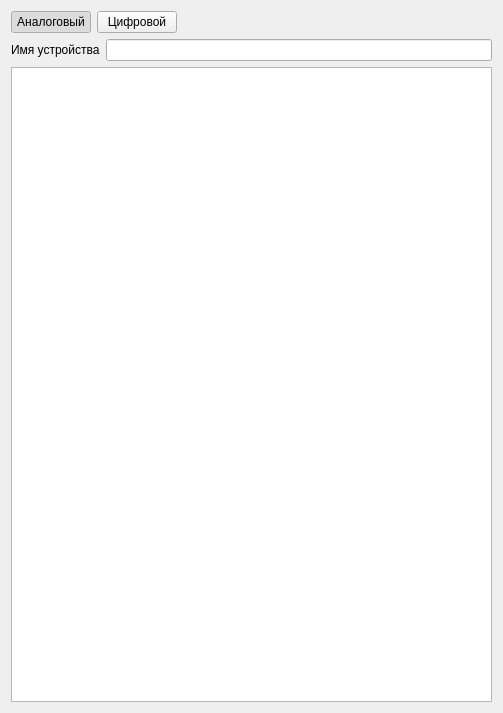
<?xml version="1.0" encoding="UTF-8"?>
<ui version="4.0">
 <class>DeviceParametersForm</class>
 <widget class="QWidget" name="DeviceParametersForm">
  <property name="geometry">
   <rect>
    <x>0</x>
    <y>0</y>
    <width>503</width>
    <height>713</height>
   </rect>
  </property>
  <property name="sizePolicy">
   <sizepolicy hsizetype="Preferred" vsizetype="Preferred">
    <horstretch>0</horstretch>
    <verstretch>0</verstretch>
   </sizepolicy>
  </property>
  <property name="windowTitle">
   <string>Form</string>
  </property>
  <layout class="QVBoxLayout" name="verticalLayout">
   <item>
    <layout class="QHBoxLayout" name="horizontalLayout">
     <item>
      <widget class="QPushButton" name="analogDevicePushButton">
       <property name="text">
        <string>Аналоговый</string>
       </property>
       <property name="checkable">
        <bool>true</bool>
       </property>
       <property name="checked">
        <bool>true</bool>
       </property>
      </widget>
     </item>
     <item>
      <widget class="QPushButton" name="digitalDevicePushButton">
       <property name="text">
        <string>Цифровой</string>
       </property>
       <property name="checkable">
        <bool>true</bool>
       </property>
      </widget>
     </item>
     <item>
      <spacer name="horizontalSpacer">
       <property name="orientation">
        <enum>Qt::Horizontal</enum>
       </property>
       <property name="sizeHint" stdset="0">
        <size>
         <width>40</width>
         <height>20</height>
        </size>
       </property>
      </spacer>
     </item>
    </layout>
   </item>
   <item>
    <layout class="QHBoxLayout" name="horizontalLayout_2">
     <item>
      <widget class="QLabel" name="label_2">
       <property name="text">
        <string>Имя устройства</string>
       </property>
      </widget>
     </item>
     <item>
      <widget class="QLineEdit" name="lineEdit_2"/>
     </item>
    </layout>
   </item>
   <item>
    <widget class="QTreeView" name="paramsTreeView"/>
   </item>
  </layout>
 </widget>
 <resources/>
 <connections/>
</ui>
